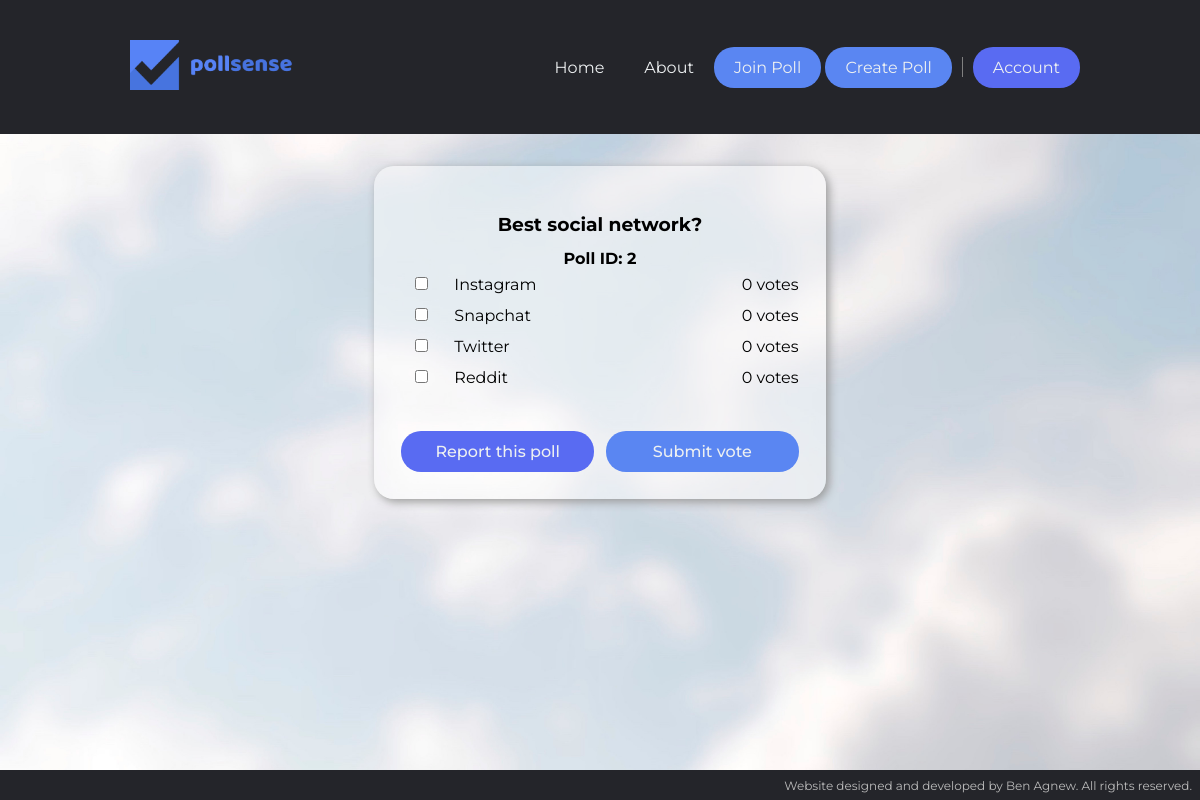
Screenshot of /pages/vote.php?poll_id=2 with the database file from the repository.
### tables this page shows
CREATE TABLE polls (
    poll_id INT UNSIGNED AUTO_INCREMENT UNIQUE PRIMARY KEY NOT NULL,
    title VARCHAR(64) NOT NULL,
    mult_choice BOOLEAN DEFAULT 0 NOT NULL,
    username VARCHAR(64),
    reports INT UNSIGNED DEFAULT 0 NOT NULL,
    FOREIGN KEY (username) REFERENCES users(username)
);

CREATE TABLE options (
    poll_id INT UNSIGNED,
    option_no INT UNSIGNED NOT NULL,
    option_text VARCHAR(64) NOT NULL,
    votes INT UNSIGNED DEFAULT 0 NOT NULL,
    PRIMARY KEY (poll_id, option_no),
    FOREIGN KEY (poll_id) REFERENCES polls(poll_id)
);

### pages/vote.php (the view, shortened to what this page needs)
<!DOCTYPE html>
<html>
    <head>
        <?php include "../scripts/incl_head.php";?>
    </head>
    <body id="vote">
        <?php include "../scripts/incl_navbar.php";?>
        <div class="content">
            <div class="card-container">
                <div class="card">
<?php
include "../scripts/incl_db_handler.php";
try {
    if (isset($_GET["poll_id"])){
        $poll_id = mysqli_real_escape_string($dbConn, $_GET["poll_id"]);
        $pollsQuery = "SELECT poll_id, title, mult_choice FROM polls WHERE polls.poll_id = $poll_id;";
        $pollsQueryResult = mysqli_query($dbConn, $pollsQuery);
        if ((mysqli_error($dbConn)) or (mysqli_num_rows($pollsQueryResult) !== 1)){
            throw new Exception();
        } else {
            $optionsQuery = "SELECT options.option_no, options.option_text,
            options.votes FROM options, polls
            WHERE polls.poll_id = options.poll_id AND polls.poll_id = $poll_id;";
            $optionsQueryResult = mysqli_query($dbConn, $optionsQuery);
            if (mysqli_error($dbConn)){
                throw new Exception();
            } else {
                $pollsQueryResultRow = mysqli_fetch_assoc($pollsQueryResult);
                $optionsQueryResultRow = mysqli_fetch_assoc($optionsQueryResult);
                echo "<form name=\"poll_vote\" action=\"../scripts/form_handler.php\"  method=\"POST\">
                <input type=\"hidden\" name=\"poll_id\" value=\"$poll_id\">
                <h3>".$pollsQueryResultRow["title"]."</h3>
                <h4>Poll ID: ".$pollsQueryResultRow["poll_id"]."</h4>
                <table>";
                if ($pollsQueryResultRow["mult_choice"]){
                    $selectionType = "checkbox";
                } else {
                    $selectionType = "radio";
                }
                $i = 1;
                while ($optionsQueryResultRow){
                    $plural = "";
                    if ($optionsQueryResultRow["votes"] != 1){
                        $plural = "s";
                    }
                    echo "<tr>
                        <td><input type=\"$selectionType\" value=\"$i\" name=\"options[]\"></td>
                        <td><label for=\"\">".$optionsQueryResultRow["option_text"]."</label></td>
                        <td>".$optionsQueryResultRow["votes"]." vote$plural</td>
                    </tr>";
                    $optionsQueryResultRow = mysqli_fetch_assoc($optionsQueryResult);
                    $i++;
                }
            }
        }
    } else {
        throw new Exception();
    }
} catch (Exception $e) {
    header("location: ../pages/info?error=poll_vote");
}
?>
                    </table>
                    <table class="actions">
                        <td><input class="secondary" type="submit" name="poll_vote_report" value="Report this poll"></td>
                        <td><input type="submit" name="poll_vote_submit" value="Submit vote"></td>
                    </form>
                </div>
            </div>
        </div>
        <?php include "../scripts/incl_footer.php";?>
    </body>
</html>

### styles/styles.css (style rules this page uses)
* { box-sizing: border-box; margin: 0; padding: 0; font-family: Montserrat, "Helvetica Neue", Helvetica, Arial, sans-serif; }
body { background-color: #b7bec5; background-image: url(../assets/background.jpg); background-repeat: no-repeat; background-size: cover; font-size: 12pt; height: 100%; }
nav+.content { margin: 3%; padding-top: 110px; text-align: justify; }
.action, input[type=submit], .admin-msg { border: none; border-radius: 20px; padding: 11px 20px; font-size: 12pt; cursor: pointer; display: inline; }
.primary, input[type=submit] { background-color: #5a86f2; }
.secondary { background-color: #596bf2 !important; }
.action, a, input[type="submit"] { color: #edf0f1; text-decoration: none; }
.content h1 ,.content h2, .content h3 { line-height: 1.5; text-align: center; padding: 20px 0; }
.card-container { display: flex; justify-content: center; text-align: center; position: relative; clear: both; }
.card { background-color: rgba(255, 255, 255, 0.5); border-radius: 20px; box-shadow: 3px 3px 10px #999; display: inline-block; margin: 20px; overflow: hidden; padding: 0 20px 20px; position: relative; text-align: center; vertical-align: top; align-content: center !important; width: 40%; }
.card form, .card .infoMessage { height: 100%; display: flex; flex-direction: column; justify-content: space-between; padding: 25px 0 0; }
.card:not(.welcome-card) .action, input[type="submit"] { width: 100%; font-weight: 500; margin-top: 30px; }
.card h3 { padding-bottom: 10px; }
form table { width: 100%; }
form table td { padding: 5px; }
table.actions td:first-child:nth-last-child(2), table.actions td:first-child:nth-last-child(2) ~ td { width: 50%; }
form table td:nth-child(2) { text-align: left; }
form table td:nth-child(3) { text-align: right; }

### rows the page displays
polls: title "Best social network?", poll_id "2"
options: option_text "Instagram", votes "0", votes "s"
options: option_text "Snapchat", votes "0", votes "s"
options: option_text "Twitter", votes "0", votes "s"
options: option_text "Reddit", votes "0", votes "s"
